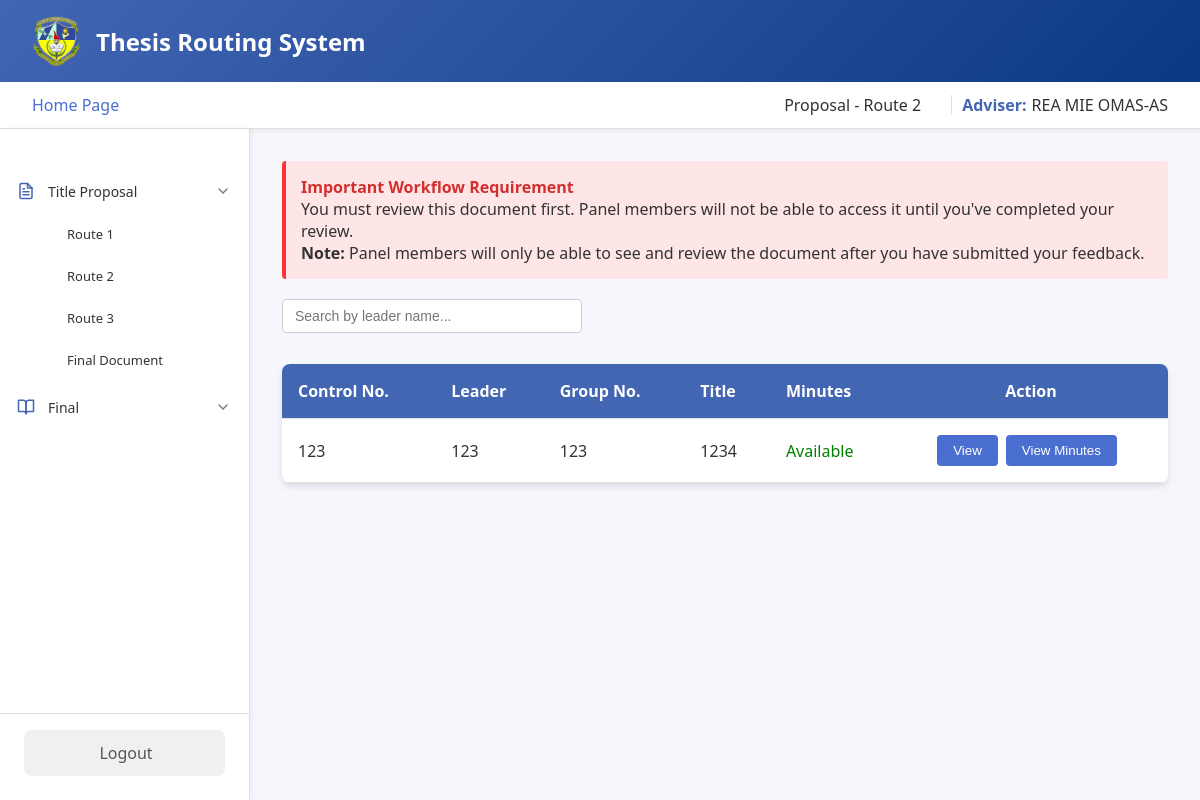
The page /adviser/homepage/titleproposal/route2.php (signed in) on the database as committed earlier.
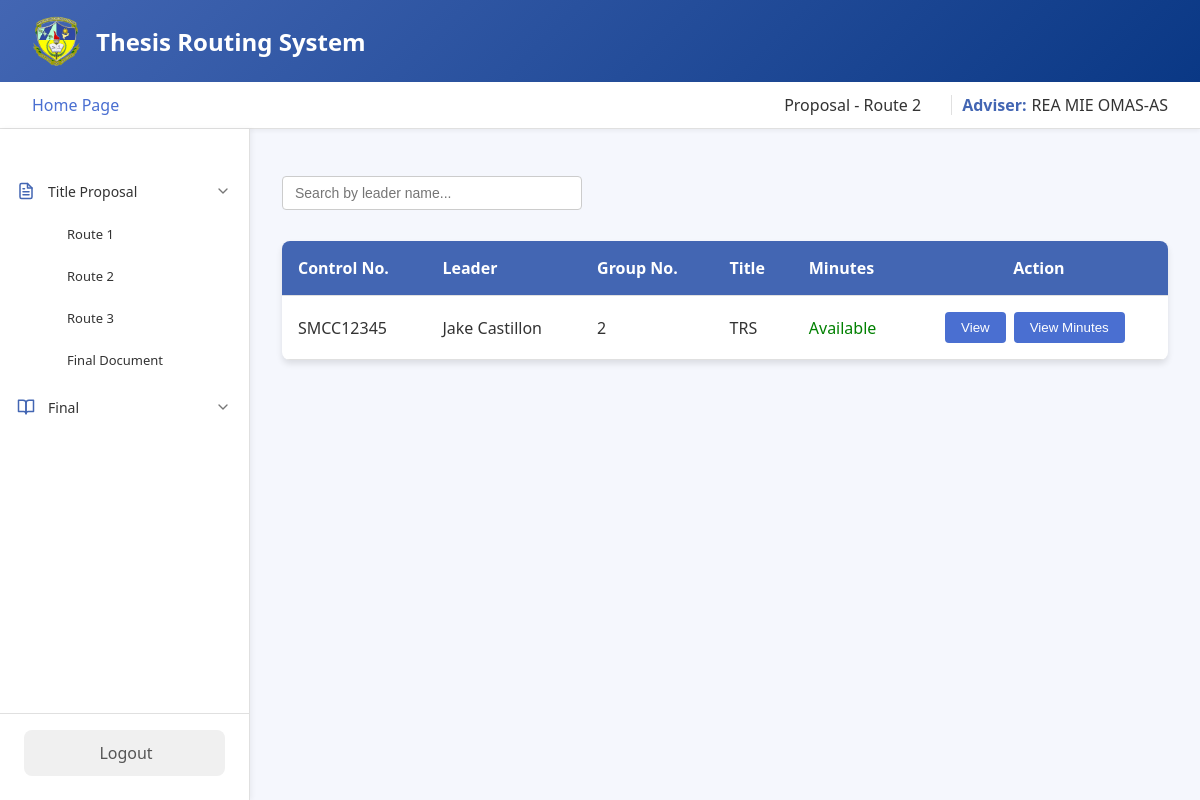
The same page on the database as committed later.
### tables this page shows
CREATE TABLE `route2proposal_files` (
  `route2_id` int(11) NOT NULL,
  `student_id` varchar(50) DEFAULT NULL,
  `docuRoute2` varchar(255) DEFAULT NULL,
  `panel1_id` varchar(50) DEFAULT NULL,
  `panel2_id` varchar(50) DEFAULT NULL,
  `panel3_id` varchar(50) DEFAULT NULL,
  `panel4_id` varchar(50) DEFAULT NULL,
  `department` varchar(100) DEFAULT NULL,
  `date_submitted` datetime DEFAULT NULL,
  `adviser_id` int(255) NOT NULL,
  `controlNo` varchar(222) NOT NULL,
  `fullname` varchar(244) NOT NULL,
  `group_number` int(244) NOT NULL,
  `title` varchar(255) NOT NULL,
  `school_year` varchar(255) NOT NULL,
  `panel5_id` varchar(255) NOT NULL,
  `minutes` varchar(255) NOT NULL,
  `routeNumber` varchar(255) NOT NULL
);

### adviser/homepage/titleproposal/route2.php (the view, shortened to what the changed rows need)
<?php
include '../../../connection.php';
$adviser_id = $_SESSION['adviser_id'];
$stmt = $conn->prepare("SELECT student_id, route2_id FROM route2proposal_files WHERE adviser_id = ?");
$stmt->bind_param("s", $adviser_id);
$stmt->execute();
$result = $stmt->get_result();
if ($result->num_rows > 0) {
    $row = $result->fetch_assoc();
    $route2_id = $row['route2_id'];
    $adviserReviewCheck = $conn->prepare("SELECT COUNT(*) as count FROM proposal_monitoring_form WHERE route2_id = ? AND adviser_id = ?");
    $adviserReviewCheck->bind_param("is", $route2_id, $adviser_id);
    $adviserReviewCheck->execute();
    $adviserReviewResult = $adviserReviewCheck->get_result();
    $adviserReviewData = $adviserReviewResult->fetch_assoc();
    $hasReviewed = $adviserReviewData['count'] > 0;
    if (!$hasReviewed) {
        $advisorNotification = "You must review this document first. Panel members will not be able to access it until you've completed your review.";
    }
} else {
    $student_id = null;
    $route2_id = null;
}
?>
<!DOCTYPE html>
<html lang="en">
<head>
</head>
<body>
    <div class="container">
        <div class="main-content">
            <div class="content" id="content-area">
                <?php if (isset($advisorNotification)): ?>
                <div style="background-color: #ffe6e6; border-left: 4px solid #ff3333; padding: 15px; margin-bottom: 20px; border-radius: 4px;">
                    <h4 style="margin-top: 0; color: #d32f2f;">Important Workflow Requirement</h4>
                    <p><?php echo $advisorNotification; ?></p>
                    <p><strong>Note:</strong> Panel members will only be able to see and review the document after you have submitted your feedback.</p>
                </div>
                <?php endif; ?>
                <?php
                $query = "
                    SELECT
                        docuRoute2,
                        student_id,
                        route2_id,
                        department,
                        group_number,
                        controlNo,
                        fullname,
                        title,
                        minutes
                    FROM route2proposal_files
                    WHERE adviser_id = ?";
                $stmt = $conn->prepare($query);
                $stmt->bind_param("s", $adviser_id);
                $stmt->execute();
                $result = $stmt->get_result();
                if ($result->num_rows > 0) {
                    echo "
                    <table>
                        <thead>
                            <tr>
                                <th>Control No.</th>
                                <th>Leader</th>
                                <th>Group No.</th>
                                <th>Title</th>
                                <th>Minutes</th>
                                <th class='action-label'>Action</th>
                            </tr>
                        </thead>
                        <tbody>
                    ";
                    while ($row = $result->fetch_assoc()) {
                        $filePath = htmlspecialchars($row['docuRoute2'], ENT_QUOTES);
                        $student_id = htmlspecialchars($row['student_id'], ENT_QUOTES);
                        $route2_id = htmlspecialchars($row['route2_id'], ENT_QUOTES);
                        $groupNo = htmlspecialchars($row['group_number'], ENT_QUOTES);
                        $controlNo = htmlspecialchars($row['controlNo'], ENT_QUOTES);
                        $fullName = htmlspecialchars($row['fullname'], ENT_QUOTES);
                        $title = htmlspecialchars($row['title'], ENT_QUOTES);
                        $minutesQuery = $conn->prepare("SELECT minutes FROM route1proposal_files WHERE student_id = ?");
                        $minutesQuery->bind_param("s", $student_id);
                        $minutesQuery->execute();
                        $minutesResult = $minutesQuery->get_result();
                        $minutes = '';
                        if ($minutesResult->num_rows > 0) {
                            $minutesRow = $minutesResult->fetch_assoc();
                            $minutes = $minutesRow['minutes'] ? htmlspecialchars($minutesRow['minutes'], ENT_QUOTES) : '';
                        }
                        $minutesStatus = $minutes ? '<span style="color: green;">Available</span>' : '<span style="color: red;">Not Available</span>';
                        echo "
                            <tr>
                                <td>$controlNo</td>
                                <td>$fullName</td>
                                <td>$groupNo</td>
                                <td>$title</td>
                                <td>$minutesStatus</td>
                                <td style='text-align: center;'>
                                    <button class='view-button' onclick=\"viewFile('$filePath', '$student_id', '$route2_id')\">View</button>";
                        if ($minutes) {
                            echo "<button class='view-button' onclick=\"viewMinutes('$minutes')\">View Minutes</button>";
                        }
                        echo "</td>
                            </tr>
                        ";
                    }
                    echo "
                        </tbody>
                    </table>
                    ";
                } else {
                    echo "<p>No files uploaded yet.</p>";
                }
                ?>
            </div>
        </div>
    </div>
</body>
</html>

Rows that differ between the two databases and show on the page:
removed route2proposal_files: controlNo "123", fullname "123", group_number "123", title "1234"
added route2proposal_files: controlNo "SMCC12345", fullname "Jake Castillon", group_number "2", title "TRS"
Other text that changed with them:
$advisorNotification: "You must review this document first. Panel members will not be able to access it until you've completed your review." → (not shown)
text no longer shown: "Important Workflow Requirement Note: Panel members will only be able to see and review the document after you have submitted your feedback."
